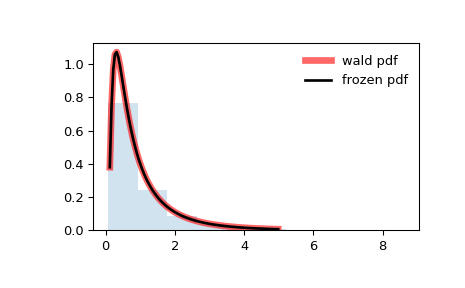

Here is the Python script that generated this plot:
from scipy.stats import wald
import matplotlib.pyplot as plt
fig, ax = plt.subplots(1, 1)

# Calculate the first four moments:

mean, var, skew, kurt = wald.stats(moments='mvsk')

# Display the probability density function (``pdf``):

x = np.linspace(wald.ppf(0.01),
                wald.ppf(0.99), 100)
ax.plot(x, wald.pdf(x),
       'r-', lw=5, alpha=0.6, label='wald pdf')

# Alternatively, the distribution object can be called (as a function)
# to fix the shape, location and scale parameters. This returns a "frozen"
# RV object holding the given parameters fixed.

# Freeze the distribution and display the frozen ``pdf``:

rv = wald()
ax.plot(x, rv.pdf(x), 'k-', lw=2, label='frozen pdf')

# Check accuracy of ``cdf`` and ``ppf``:

vals = wald.ppf([0.001, 0.5, 0.999])
np.allclose([0.001, 0.5, 0.999], wald.cdf(vals))
# True

# Generate random numbers:

r = wald.rvs(size=1000)

# And compare the histogram:

ax.hist(r, density=True, histtype='stepfilled', alpha=0.2)
ax.legend(loc='best', frameon=False)
plt.show()
